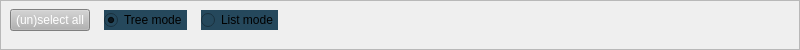
    <widget class="QFrame" name="frame">
     <property name="minimumSize">
      <size>
       <width>0</width>
       <height>40</height>
      </size>
     </property>
     <property name="palette">
      <palette>
       <active>
        <colorrole role="ButtonText">
         <brush brushstyle="SolidPattern">
          <color alpha="255">
           <red>90</red>
           <green>104</green>
           <blue>118</blue>
          </color>
         </brush>
        </colorrole>
       </active>
       <inactive>
        <colorrole role="ButtonText">
         <brush brushstyle="SolidPattern">
          <color alpha="255">
           <red>90</red>
           <green>104</green>
           <blue>118</blue>
          </color>
         </brush>
        </colorrole>
       </inactive>
       <disabled>
        <colorrole role="ButtonText">
         <brush brushstyle="SolidPattern">
          <color alpha="255">
           <red>69</red>
           <green>69</green>
           <blue>69</blue>
          </color>
         </brush>
        </colorrole>
       </disabled>
      </palette>
     </property>
     <property name="frameShape">
      <enum>QFrame::StyledPanel</enum>
     </property>
     <property name="frameShadow">
      <enum>QFrame::Sunken</enum>
     </property>
     <widget class="QWidget" name="horizontalLayoutWidget">
      <property name="geometry">
       <rect>
        <x>10</x>
        <y>0</y>
        <width>781</width>
        <height>41</height>
       </rect>
      </property>
      <layout class="QHBoxLayout" name="horizontalLayoutPanel" stretch="0,0,0,0">
       <property name="spacing">
        <number>14</number>
       </property>
       <item>
        <widget class="QPushButton" name="pushButtonSelectAll">
         <property name="sizePolicy">
          <sizepolicy hsizetype="Maximum" vsizetype="Fixed">
           <horstretch>0</horstretch>
           <verstretch>0</verstretch>
          </sizepolicy>
         </property>
         <property name="palette">
          <palette>
           <active>
            <colorrole role="WindowText">
             <brush brushstyle="SolidPattern">
              <color alpha="255">
               <red>255</red>
               <green>255</green>
               <blue>255</blue>
              </color>
             </brush>
            </colorrole>
            <colorrole role="Button">
             <brush brushstyle="SolidPattern">
              <color alpha="255">
               <red>178</red>
               <green>178</green>
               <blue>178</blue>
              </color>
             </brush>
            </colorrole>
            <colorrole role="Text">
             <brush brushstyle="SolidPattern">
              <color alpha="255">
               <red>255</red>
               <green>255</green>
               <blue>255</blue>
              </color>
             </brush>
            </colorrole>
            <colorrole role="ButtonText">
             <brush brushstyle="SolidPattern">
              <color alpha="255">
               <red>255</red>
               <green>255</green>
               <blue>255</blue>
              </color>
             </brush>
            </colorrole>
            <colorrole role="Base">
             <brush brushstyle="SolidPattern">
              <color alpha="255">
               <red>178</red>
               <green>178</green>
               <blue>178</blue>
              </color>
             </brush>
            </colorrole>
            <colorrole role="Window">
             <brush brushstyle="SolidPattern">
              <color alpha="255">
               <red>178</red>
               <green>178</green>
               <blue>178</blue>
              </color>
             </brush>
            </colorrole>
           </active>
           <inactive>
            <colorrole role="WindowText">
             <brush brushstyle="SolidPattern">
              <color alpha="255">
               <red>255</red>
               <green>255</green>
               <blue>255</blue>
              </color>
             </brush>
            </colorrole>
            <colorrole role="Button">
             <brush brushstyle="SolidPattern">
              <color alpha="255">
               <red>178</red>
               <green>178</green>
               <blue>178</blue>
              </color>
             </brush>
            </colorrole>
            <colorrole role="Text">
             <brush brushstyle="SolidPattern">
              <color alpha="255">
               <red>255</red>
               <green>255</green>
               <blue>255</blue>
              </color>
             </brush>
            </colorrole>
            <colorrole role="ButtonText">
             <brush brushstyle="SolidPattern">
              <color alpha="255">
               <red>255</red>
               <green>255</green>
               <blue>255</blue>
              </color>
             </brush>
            </colorrole>
            <colorrole role="Base">
             <brush brushstyle="SolidPattern">
              <color alpha="255">
               <red>178</red>
               <green>178</green>
               <blue>178</blue>
              </color>
             </brush>
            </colorrole>
            <colorrole role="Window">
             <brush brushstyle="SolidPattern">
              <color alpha="255">
               <red>178</red>
               <green>178</green>
               <blue>178</blue>
              </color>
             </brush>
            </colorrole>
           </inactive>
           <disabled>
            <colorrole role="WindowText">
             <brush brushstyle="SolidPattern">
              <color alpha="255">
               <red>255</red>
               <green>255</green>
               <blue>255</blue>
              </color>
             </brush>
            </colorrole>
            <colorrole role="Button">
             <brush brushstyle="SolidPattern">
              <color alpha="255">
               <red>178</red>
               <green>178</green>
               <blue>178</blue>
              </color>
             </brush>
            </colorrole>
            <colorrole role="Text">
             <brush brushstyle="SolidPattern">
              <color alpha="255">
               <red>255</red>
               <green>255</green>
               <blue>255</blue>
              </color>
             </brush>
            </colorrole>
            <colorrole role="ButtonText">
             <brush brushstyle="SolidPattern">
              <color alpha="255">
               <red>255</red>
               <green>255</green>
               <blue>255</blue>
              </color>
             </brush>
            </colorrole>
            <colorrole role="Base">
             <brush brushstyle="SolidPattern">
              <color alpha="255">
               <red>178</red>
               <green>178</green>
               <blue>178</blue>
              </color>
             </brush>
            </colorrole>
            <colorrole role="Window">
             <brush brushstyle="SolidPattern">
              <color alpha="255">
               <red>178</red>
               <green>178</green>
               <blue>178</blue>
              </color>
             </brush>
            </colorrole>
           </disabled>
          </palette>
         </property>
         <property name="styleSheet">
          <string notr="true">background-color: rgb(178, 178, 178);
color: rgb(255,255,255);</string>
         </property>
         <property name="text">
          <string>(un)select all</string>
         </property>
        </widget>
       </item>
       <item>
        <widget class="QRadioButton" name="radioTreeMode">
         <property name="sizePolicy">
          <sizepolicy hsizetype="Maximum" vsizetype="Fixed">
           <horstretch>0</horstretch>
           <verstretch>0</verstretch>
          </sizepolicy>
         </property>
         <property name="autoFillBackground">
          <bool>false</bool>
         </property>
         <property name="styleSheet">
          <string notr="true">background-color: rgb(37, 72, 92);</string>
         </property>
         <property name="text">
          <string>Tree mode</string>
         </property>
         <property name="checked">
          <bool>true</bool>
         </property>
        </widget>
       </item>
       <item>
        <widget class="QRadioButton" name="radioListMode">
         <property name="sizePolicy">
          <sizepolicy hsizetype="Maximum" vsizetype="Fixed">
           <horstretch>0</horstretch>
           <verstretch>0</verstretch>
          </sizepolicy>
         </property>
         <property name="autoFillBackground">
          <bool>false</bool>
         </property>
         <property name="styleSheet">
          <string notr="true">background-color: rgb(37, 72, 92);</string>
         </property>
         <property name="text">
          <string>List mode</string>
         </property>
        </widget>
       </item>
       <item>
        <spacer name="horizontalSpacer">
         <property name="orientation">
          <enum>Qt::Horizontal</enum>
         </property>
         <property name="sizeHint" stdset="0">
          <size>
           <width>40</width>
           <height>20</height>
          </size>
         </property>
        </spacer>
       </item>
      </layout>
     </widget>
    </widget>
